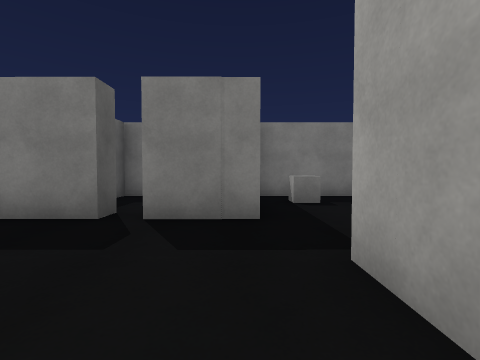
[1] (above)

14 first-person views from a walk through a scene from a Unity 3-D project. The camera is 1.2 m above the floor, tilts 2° down and sees 85° across. The floor is counted in squares, 2 m on a side. Each view is taken from the middle of a square. On the plan, view 1 faces up. The plan holds only what a view shows up to about 9 squares ahead; the rest is blank. Some animated figures are left out. Surface patterns are stand-ins for the level's own textures.

[2]
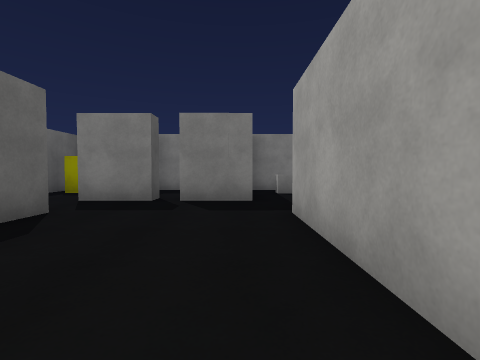

[3]
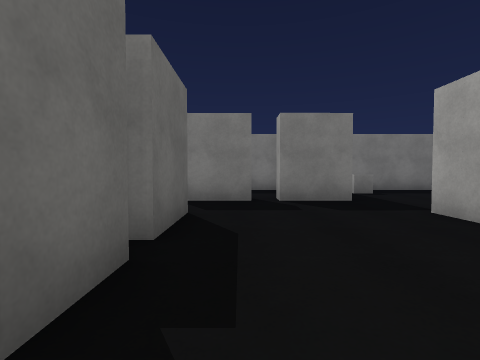

[4]
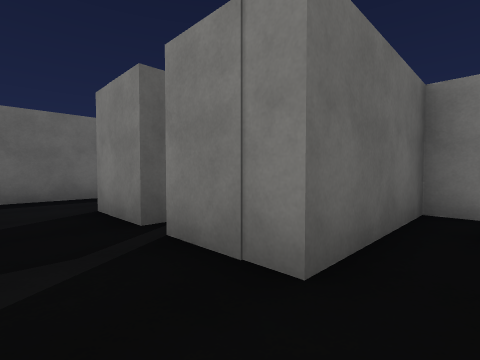

[5]
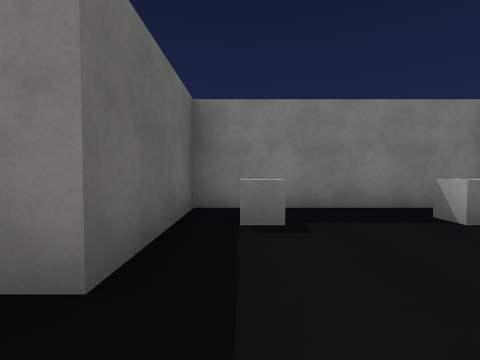

[6]
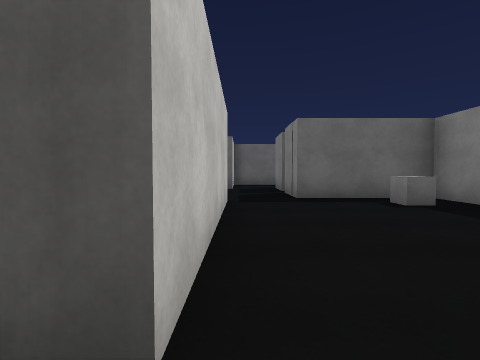

[7]
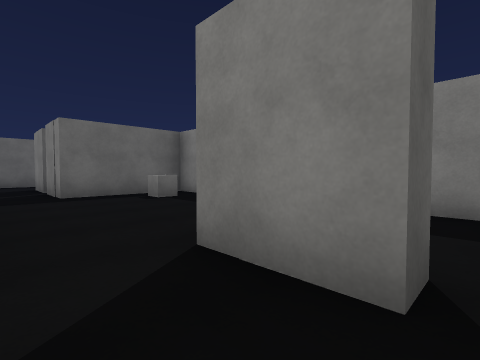

[8]
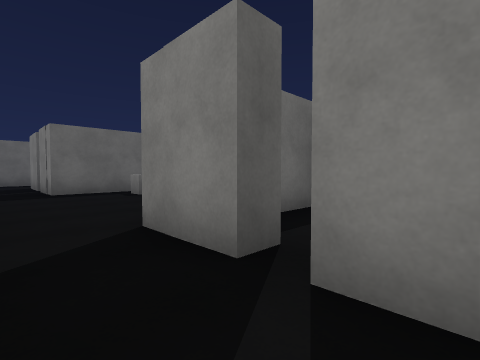

[9]
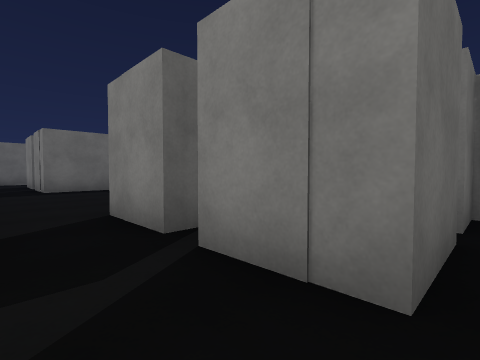

[10]
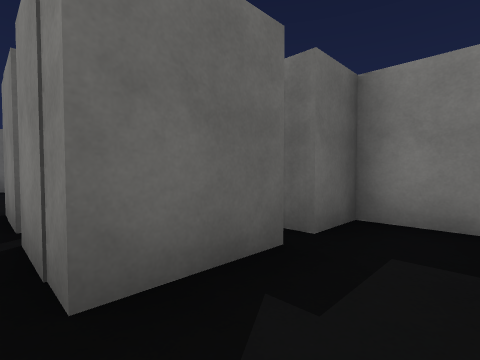

[11]
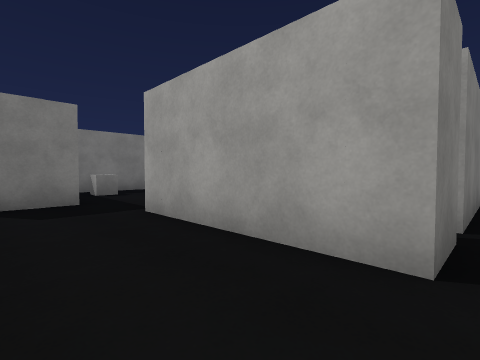

[12]
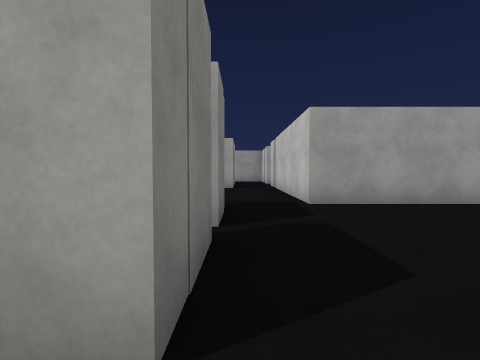

[13]
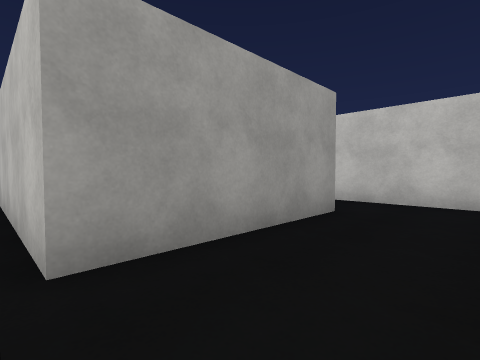

[14]
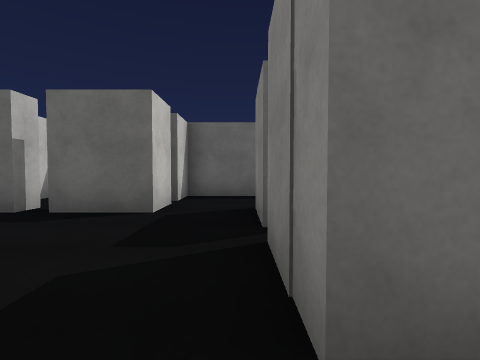

### Floor plan
Key: @ floor where view 1 was taken; # wall or solid block; x gap in a wall; . floor; C cube; B block.
Columns run from 5 left of view 1 to 10 right of it. Each row starts with its distance up from view 1.
  6 ###  ###########
  5 B.#  #C..C.#. ..
  4 #.####.....#. #.
  3 #.####.......##.
  2 #..............
  1   #...####x
  0  ....@#
 -1 #.#...#
 -2    .....###
 -3     ...
 -4     ###

Where each view was taken, in squares from view 1:
view 1: 0 up, 0 right, facing up
view 2: 2 down, 0 right, facing up
view 3: 2 down, 2 left, facing up
view 4: 2 up, 1 right, facing up-left
view 5: 2 up, 1 right, facing up
view 6: 2 up, 6 right, facing left
view 7: 2 up, 7 right, facing up-left
view 8: 2 up, 8 right, facing up-left
view 9: 2 up, 9 right, facing up-left
view 10: 3 up, 10 right, facing up-left
view 11: 2 down, 1 left, facing up-right
view 12: 3 up, 4 left, facing right
view 13: 2 up, 1 left, facing down-right
view 14: 3 up, 1 right, facing left
